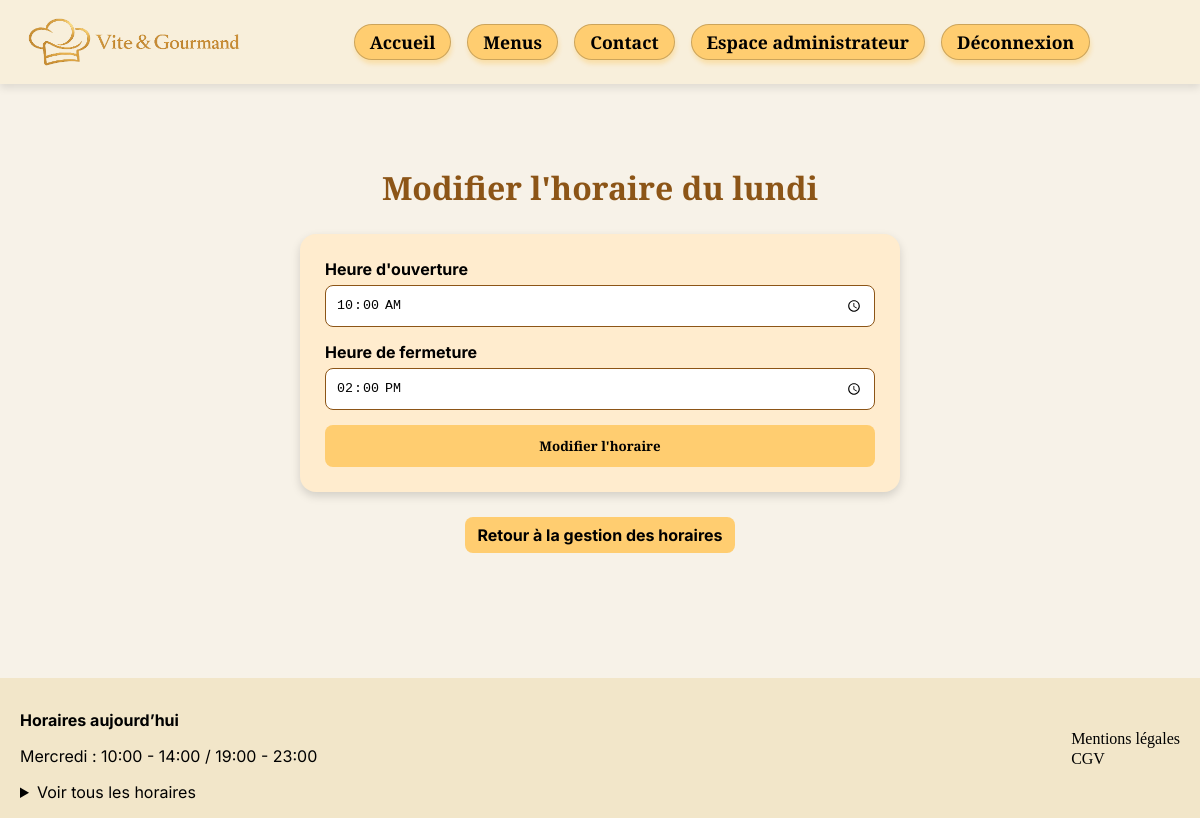
The page /public/modifier-horaire.php?id=1 (signed in) on the database its author committed.
### tables this page shows
CREATE TABLE `horaire` (
  `id` int(11) NOT NULL,
  `jour` enum('lundi','mardi','mercredi','jeudi','vendredi','samedi','dimanche') NOT NULL,
  `heure_ouverture` time NOT NULL,
  `heure_fermeture` time NOT NULL
);

### public/modifier-horaire.php (the view, shortened to what this page needs)
<?php
require_once __DIR__ . '/../includes/db.php';
$horaireId = (int) ($_GET['id'] ?? $_POST['id'] ?? 0);
$sql = "SELECT * FROM horaire WHERE id = ?";
$stmt = $pdo->prepare($sql);
$stmt->execute([$horaireId]);
$horaire = $stmt->fetch(PDO::FETCH_ASSOC);
require_once __DIR__ . '/../includes/header.php';
?>
<main class="page-modifier-horaire">
    <h1>Modifier l'horaire du <?= htmlspecialchars($horaire['jour']) ?></h1>
    <form method="POST" class="formulaire-horaire">
        <label for="heure_ouverture">Heure d'ouverture</label>
        <input
            type="time"
            id="heure_ouverture"
            name="heure_ouverture"
            value="<?= htmlspecialchars($horaire['heure_ouverture']) ?>"
            required
        >
        <label for="heure_fermeture">Heure de fermeture</label>
        <input
            type="time"
            id="heure_fermeture"
            name="heure_fermeture"
            value="<?= htmlspecialchars($horaire['heure_fermeture']) ?>"
            required
        >
        <button type="submit" class="bouton-formulaire-horaire">Modifier l'horaire</button>
    </form>
    <a href="gestion-horaires.php" class="bouton-retour-horaires">Retour à la gestion des horaires</a>
</main>
<?php require_once __DIR__ . '/../includes/footer.php'; ?>

### public/assets/css/style.css (style rules this page uses)
* { box-sizing: border-box; }
body { font-family: "Inter", sans-serif; background-color: #F7F2E8; color: #000; margin: 0; }
h1 { font-family: "Playfair Display", serif; }
h2, h3, nav a, button { font-family: "playfair", serif; }

### public/assets/css/auth.css (style rules this page uses)
form { max-width: 480px; margin: 50px auto; padding: 25px; background-color: #FFECCE; border-radius: 20px; box-shadow: 0 4px 10px rgba(0, 0, 0, 0.15); }
form button { width: 100%; padding: 12px; background-color: #FFCD70; border: 1px solid rgba(0, 0, 0, 0.2); border-radius: 999px; font-weight: bold; cursor: pointer; }

### public/assets/css/employe-horaires-avis.css (style rules this page uses)
.page-gestion-horaires, .page-modifier-horaire, .page-avis-employe { max-width: 1050px; margin: 0 auto; padding: 40px 20px; }
.page-gestion-horaires h1, .page-modifier-horaire h1, .page-avis-employe h1 { text-align: center; color: #8C5517; margin-bottom: 25px; }
.bouton-modifier-horaire, .bouton-valider-avis, .bouton-refuser-avis, .bouton-retour-horaires { display: inline-block; margin: 4px; padding: 8px 12px; color: #000; text-decoration: none; border-radius: 8px; font-weight: bold; }
.bouton-modifier-horaire, .bouton-valider-avis, .bouton-retour-horaires { background-color: #FFCD70; }
.formulaire-horaire { max-width: 600px; margin: 0 auto 25px auto; padding: 25px; background-color: #FFECCE; border-radius: 16px; box-shadow: 0 4px 10px rgba(0, 0, 0, 0.15); }
.formulaire-horaire label { display: block; margin-bottom: 6px; font-weight: bold; }
.formulaire-horaire input { width: 100%; padding: 10px; margin-bottom: 15px; border: 1px solid #8C5517; border-radius: 8px; }
.bouton-formulaire-horaire { width: 100%; padding: 12px; background-color: #FFCD70; border: none; border-radius: 8px; font-weight: bold; cursor: pointer; }
.bouton-retour-horaires { display: block; width: fit-content; margin: 0 auto 25px auto; }

### rows shown on the page
horaire: jour "lundi", heure_ouverture "10:00:00", heure_fermeture "14:00:00"
